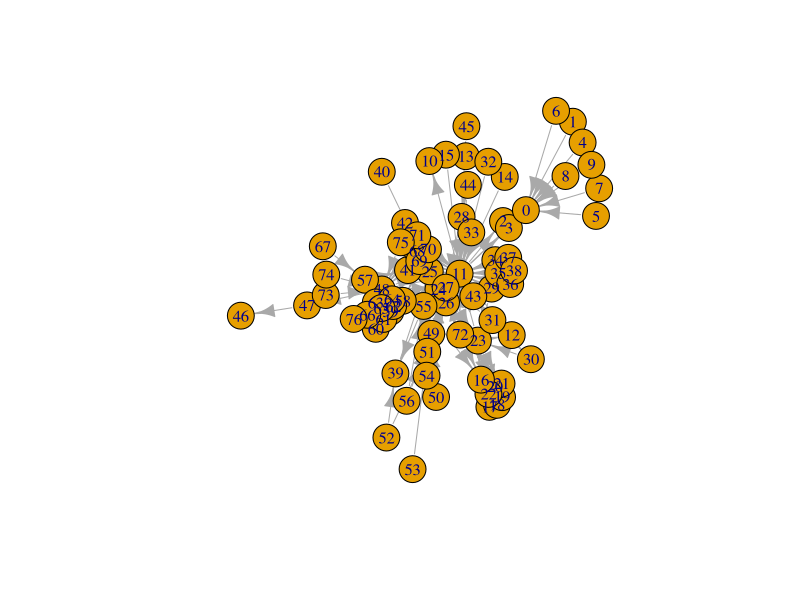
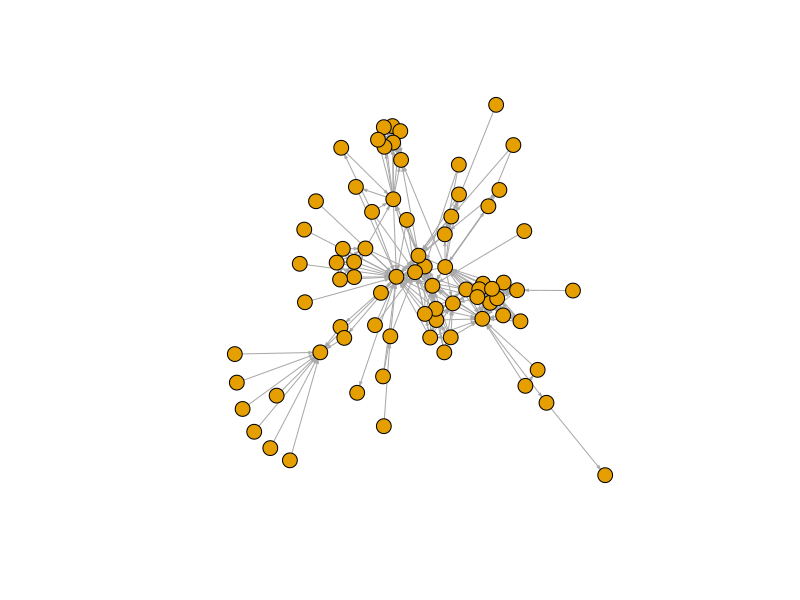

These charts were generated, in order, by the following R code:
library(igraph)


lesmis <- read.csv("assets/lesmis/lesmis.csv")
head(lesmis)

g <- graph_from_data_frame(lesmis)
plot(g)
plot(g, edge.arrow.size=.2, vertex.label=NA, vertex.size=8)
